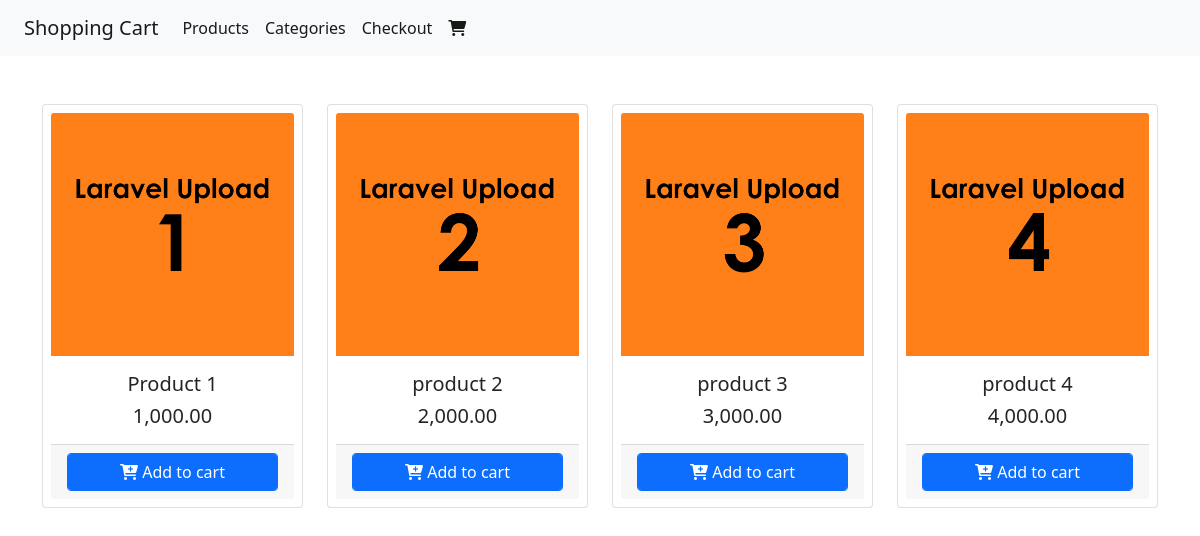
The page / on the database its author committed.
### tables this page shows
CREATE TABLE `product` (
  `id` int(11) NOT NULL,
  `p_name` varchar(100) NOT NULL,
  `p_price` varchar(100) NOT NULL,
  `p_img` varchar(100) NOT NULL,
  `p_code` varchar(10) NOT NULL
);

### index.php (the view, shortened to what this page needs)
<!DOCTYPE html>
<html lang="en">
<head>
    <link href="https://cdn.jsdelivr.net/npm/bootstrap@5.1.3/dist/css/bootstrap.min.css" rel="stylesheet">
    <link rel="stylesheet" href="https://cdnjs.cloudflare.com/ajax/libs/font-awesome/6.0.0-beta3/css/all.min.css" />
</head>
<body>
    <div class="container-fullid">
        <div class="row">
            <div class="col-md-12">
                <nav class="navbar navbar-expand-lg navbar-light bg-light">
                    <div class="container-fluid">
                        <a class="navbar-brand" href="index.php">Shopping Cart</a>
                        <div class="collapse navbar-collapse" id="navbarTogglerDemo02">
                            <ul class="navbar-nav me-auto mb-2 mb-lg-0">
                                <li class="nav-item">
                                    <a class="nav-link active" aria-current="page" href="index.php">Products</a>
                                </li>
                                <li class="nav-item">
                                    <a class="nav-link active" aria-current="page" href="index.php">Categories</a>
                                </li>
                                <li class="nav-item">
                                    <a class="nav-link active" aria-current="page" href="cart.php">Checkout</a>
                                </li>
                                <li class="nav-item">
                                    <a class="nav-link active" aria-current="page" href="cart.php"><i class="fas fa-shopping-cart"></i><span id="cart-item" class="badge bg-danger"></span></a>
                                </li>
                            </ul>
                        </div>
                    </div>
                </nav>
            </div>
        </div>
    </div>
    <div class="container mt-5">
        <div class="row">
            <?php
            include('connectdb.php');
            $stmt = $conn->prepare("SELECT * FROM product");
            $stmt->execute();
            $result = $stmt->get_result();
            while ($row = $result->fetch_assoc()) :
            ?>
                <div class="col-lg-3">
                    <div class="card-deck">
                        <div class="card p-2">
                            <img src="<?= $row['p_img']; ?>" class="card-img-top">
                            <div class="card-body">
                                <h5 class="card-title text-center"><?= $row['p_name']; ?></h5>
                                <h5 class="card-text text-center"><?= number_format($row['p_price'], 2) ?></h5>
                            </div>
                            <div class="card-footer">
                                <form action="" class="form-submit">
                                    <button class="btn btn-primary form-control addItemBtn"><i class="fas fa-cart-plus"></i>&nbsp;Add to cart</button>
                                </form>
                            </div>
                        </div>
                    </div>
                </div>
            <?php endwhile; ?>
        </div>
    </div>
</body>
</html>

### rows shown on the page
product: p_img (picture), p_name "Product 1", p_price "1,000.00"
product: p_img (picture), p_name "product 2", p_price "2,000.00"
product: p_img (picture), p_name "product 3", p_price "3,000.00"
product: p_img (picture), p_name "product 4", p_price "4,000.00"
